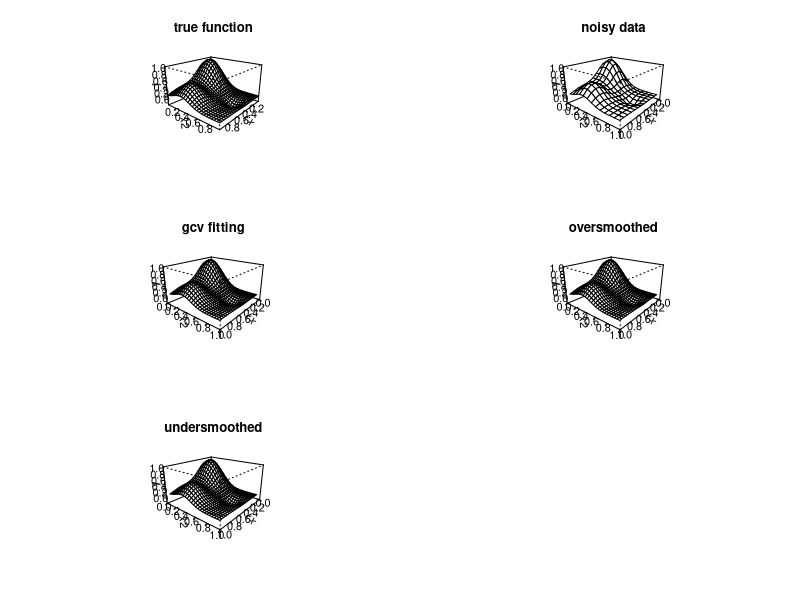
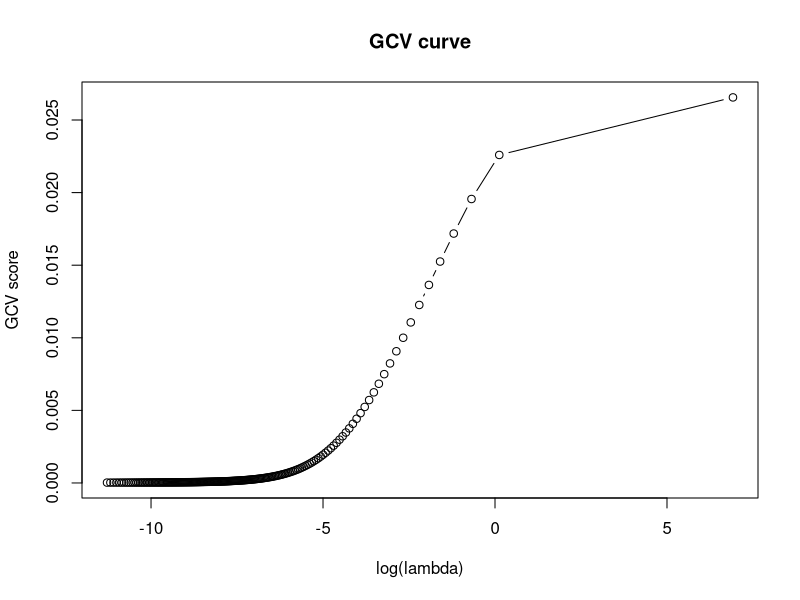
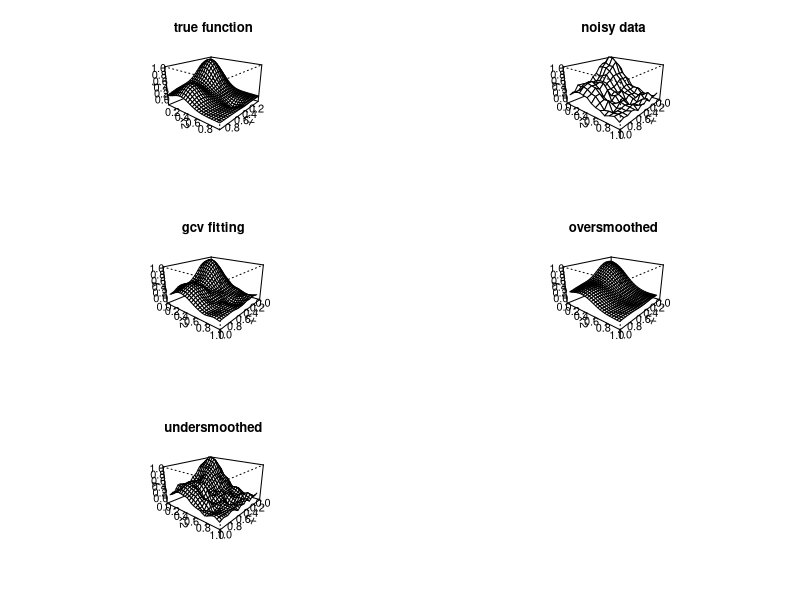
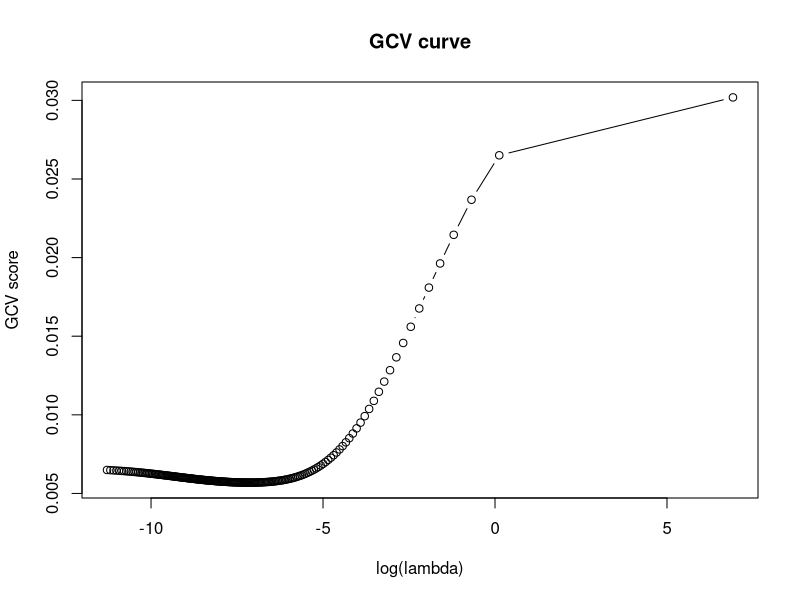
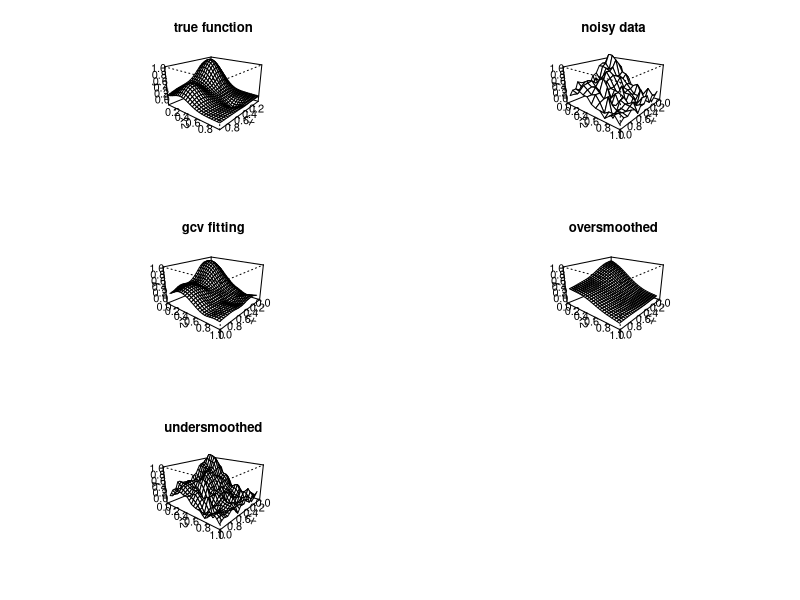
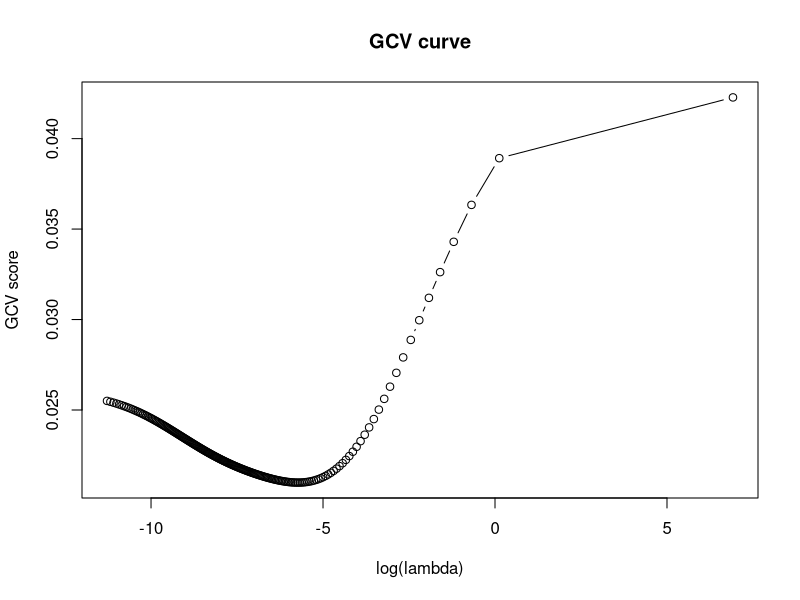
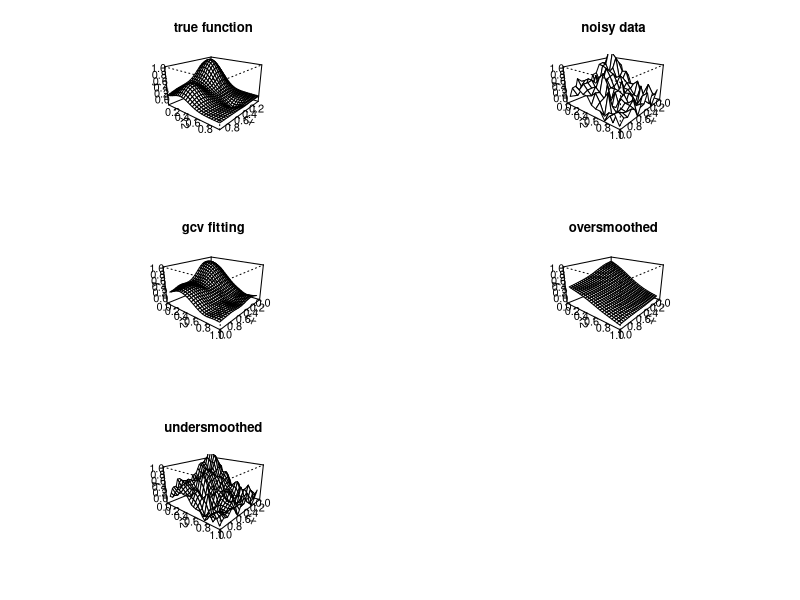
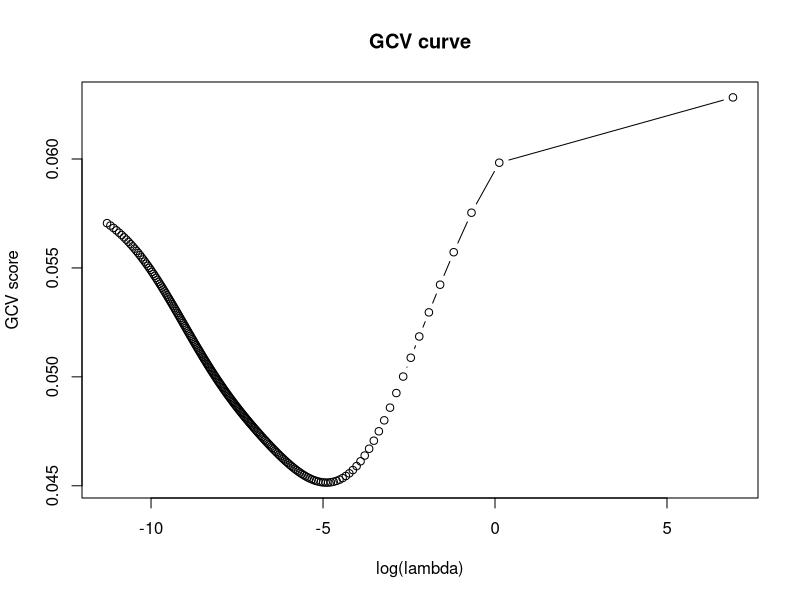

The R source for these figures, in order:
#we will use Franke's test function as an example
f <- function(x, y) { .75*exp(-((9*x-2)^2 + (9*y-2)^2)/4) +
                        .75*exp(-((9*x+1)^2/49 + (9*y+1)^2/10)) +
                        .50*exp(-((9*x-7)^2 + (9*y-3)^2)/4) -
                        .20*exp(-((9*x-4)^2 + (9*y-7)^2)) }

#define a (fine) x-y grid and calculate the function values on the grid
xf <- seq(1/26, 25/26, length=25); yf <- xf
zf <- outer(xf, yf, f)

# noise
rel_noises <- seq(0.001, 0.25, length=5)

#output all the plots that will be generated to the result.ps file (2 plots per page)
#note that if you would like to take a look before output to the result.ps file, just
#run the code between "begin plotting..." and "end of ...."
for (rel_noise in rel_noises) {
  name <- cat("result_", rel_noise, ".ps")
  #name <- capture.output(paste("result_",rel_noise,".ps", collapse="", sep=""))
postscript(paste(c("result_",rel_noise,".ps"), collapse="", sep=""), height=8, width=5, horizo=F)

## begin plotting the graphics
par(mfrow=c(3,2))
#plot the Wendelberger's test function
persp(xf, yf, zf, theta=130, phi=20, expand=0.45, xlab="x1", ylab="x2", 
      zlab="f", ticktype="detailed", scale=F, main="true function")

#generate a data set with Wendelberger's test function
set.seed(223)
N <- 13; xr <- (2*(1:N) - 1)/(2*N); yr <- xr
zr <- outer(xr, yr, f); zrmax <- max(abs(zr))

#this is the noisy data we will use in the experiment, you may want to change 0.07 everywhere
#and see what will happen
noise <- rnorm(N^2, 0, rel_noise*zrmax)
zr <- zr + noise 

#plot the noisy data
persp(xr, yr, zr, theta=130, phi=20, expand=0.45, xlab="x1", ylab="x2", 
      zlab="y", xlim=c(0,1), ylim=c(0,1), zlim=range(zf), ticktype="detailed", 
      scale=F, main="noisy data")

#transpose the data to a column format to plug into 'Tps' function
xc <- rep(xr, N)
yc <- rep(yr, rep(N,N))
zc <- as.vector(zr)

#or one could read the data from a data file
#dat <- read.table("example.dat", header=T)
#names(dat) <- c("xc", "yc", "zc")
#attach(dat)

#install and then load the fields package (containing Tps) and fit a thin plate spline
#tuned by GCV
#install.packages("fields")
library(fields)
tpsfit <- Tps(cbind(xc, yc), zc)

print(attributes(tpsfit))
print('')
print('sigma')
print(tpsfit$shat.GCV)
print('residuals')
print(sum(abs(tpsfit$residuals)))
print('dof of noise')
print(sum(abs(tpsfit$residuals))/tpsfit$shat.GCV)

#predict the thin plate spline on the fine grid and plot the fitting
ngrid <- length(xf) 
grid <- cbind(rep(xf, ngrid), rep(xf, rep(ngrid, ngrid)))
out.p1 <- predict(tpsfit, grid)

persp(xf, xf, matrix(out.p1, ngrid, ngrid, byrow=F), theta=130, phi=20,
      expand=0.45, xlab="x1", ylab="x2", zlab="y", xlim=c(0,1), ylim=c(0,1),
      zlim=range(zf), ticktype="detailed", scale=F, main="gcv fitting")

#optional - look at lambda too big and lambda too small
#use a bigger lambda, we specified lambda in "predict" function
tpsfit2 <- Tps(cbind(xc, yc), zc)
out.p2 <- predict(tpsfit2, grid,lambda=20*tpsfit$lambda)

persp(xf, xf, matrix(out.p2, ngrid, ngrid, byrow=F), theta=130, phi=20,
      expand=0.45, xlab="x1", ylab="x2", zlab="y", xlim=c(0,1), ylim=c(0,1),
      zlim=range(zf), ticktype="detailed", scale=F, "oversmoothed")

#use a smaller lambda , we specified lambda in "predict" function
tpsfit3 <- Tps(cbind(xc, yc), zc)
out.p3 <- predict(tpsfit3, grid, lambda=0.002*tpsfit$lambda)

persp(xf, xf, matrix(out.p3, ngrid, ngrid, byrow=F), theta=130, phi=20,
      expand=0.45, xlab="x1", ylab="x2", zlab="y", xlim=c(0,1), ylim=c(0,1),
      zlim=range(zf), ticktype="detailed", scale=F, "undersmoothed")

## end of plotting the graphics
#output to PS file
graphics.off()
#if you use motif(), you can shut down motif window by using dev.off()

#output the smoothing parameter by GCV, the estimated variance, true variance
#and the standard-deviation ratio (defined by estimated sd/true sd) 
#the ratio should be close to 1
name = c('lambda','estimated sigma2','true sigma2','sd-ratio')
eq = c('=','=','=','=')
val = c(tpsfit$lambda,tpsfit$shat.GCV^2,(0.07*zrmax)^2,tpsfit$shat.GCV/(0.07*zrmax))
out = data.frame(name,eq,val)
write(t(out),file = 'result.txt',ncol = 3)

#Plot the GCV curve
postscript("gcv.ps", height=6, width=7, horizo=F)
grid=tpsfit$gcv.grid
plot(grid$GCV~log(grid$lambda),xlab='log(lambda)',ylab='GCV score', main='GCV curve',type='b')

graphics.off()
}
#if you hit tpsfit before quitting R with q(), you will 
#see other info sent by fields including degrees of freedom for signal and noise
